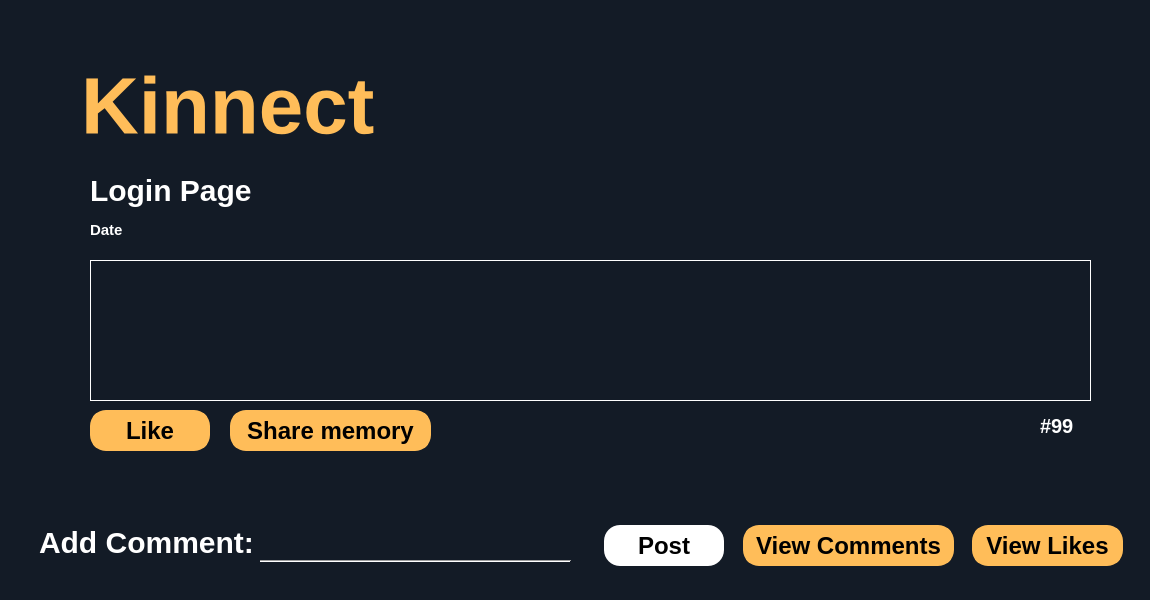
<?xml version="1.0" encoding="UTF-8"?>
<ui version="4.0">
 <class>PostView</class>
 <widget class="QDialog" name="PostView">
  <property name="geometry">
   <rect>
    <x>0</x>
    <y>0</y>
    <width>1150</width>
    <height>600</height>
   </rect>
  </property>
  <property name="windowTitle">
   <string>Dialog</string>
  </property>
  <property name="styleSheet">
   <string notr="true">QDialog{
	background-color:#131B26;
}</string>
  </property>
  <widget class="QLabel" name="commentLabel">
   <property name="geometry">
    <rect>
     <x>39</x>
     <y>512</y>
     <width>251</width>
     <height>61</height>
    </rect>
   </property>
   <property name="styleSheet">
    <string notr="true">QLabel#commentLabel{
	color: #fff;
	font-size: 30px;
	font-weight: 600;
	font-family: 'Lato';
}</string>
   </property>
   <property name="text">
    <string>Add Comment:</string>
   </property>
  </widget>
  <widget class="QLineEdit" name="comment">
   <property name="geometry">
    <rect>
     <x>260</x>
     <y>527</y>
     <width>311</width>
     <height>31</height>
    </rect>
   </property>
   <property name="styleSheet">
    <string notr="true">QLineEdit{
	border:none;
	background-color:#131B26;
	color:white;
	font-size:20px;
}	</string>
   </property>
  </widget>
  <widget class="Line" name="line">
   <property name="geometry">
    <rect>
     <x>260</x>
     <y>560</y>
     <width>311</width>
     <height>3</height>
    </rect>
   </property>
   <property name="orientation">
    <enum>Qt::Horizontal</enum>
   </property>
  </widget>
  <widget class="QLabel" name="labelpara">
   <property name="geometry">
    <rect>
     <x>90</x>
     <y>160</y>
     <width>821</width>
     <height>61</height>
    </rect>
   </property>
   <property name="styleSheet">
    <string notr="true">QLabel#labelpara{
	color: #fff;
	font-size: 30px;
	font-weight: 600;
	font-family: 'Lato';
}</string>
   </property>
   <property name="text">
    <string>Login Page</string>
   </property>
  </widget>
  <widget class="QLabel" name="labelheading">
   <property name="geometry">
    <rect>
     <x>81</x>
     <y>50</y>
     <width>321</width>
     <height>111</height>
    </rect>
   </property>
   <property name="styleSheet">
    <string notr="true">QLabel#labelheading{
	color: #FFBD59;
	font-size: 80px;
	font-weight: 800;
	font-family: 'Lato';
}</string>
   </property>
   <property name="text">
    <string>Kinnect</string>
   </property>
  </widget>
  <widget class="QPushButton" name="postbtn">
   <property name="geometry">
    <rect>
     <x>604</x>
     <y>525</y>
     <width>120</width>
     <height>41</height>
    </rect>
   </property>
   <property name="styleSheet">
    <string notr="true">QPushButton#postbtn {
	background-color: #fff;
	border:2px solid gray;
	color: black;
	border-style: solid;
	border-color:fff;
	border-width: 0px;
	border-radius: 16px;
	font-family: &quot;Lato&quot;;
	font-weight: 700;
	font-size:24px;
}
QPushButton#postbtn:hover {
  background-color: #CECECE; /* slightly darker orange on hover */
  border-color:#CECECE;
}</string>
   </property>
   <property name="text">
    <string>Post</string>
   </property>
  </widget>
  <widget class="QLabel" name="date">
   <property name="geometry">
    <rect>
     <x>90</x>
     <y>214</y>
     <width>181</width>
     <height>31</height>
    </rect>
   </property>
   <property name="styleSheet">
    <string notr="true">QLabel#date{
	color: #fff;
	font-size: 15px;
	font-weight: 500;
	font-family: 'Lato';
}</string>
   </property>
   <property name="text">
    <string>Date</string>
   </property>
  </widget>
  <widget class="QTextEdit" name="textEdit">
   <property name="geometry">
    <rect>
     <x>90</x>
     <y>260</y>
     <width>1001</width>
     <height>141</height>
    </rect>
   </property>
   <property name="styleSheet">
    <string notr="true">QTextEdit{
	background-color:#131B26;
	color: #fff;
	font-size: 30px;
	font-weight: 600;
	font-family: 'Lato';
	border: 1px solid white;
}</string>
   </property>
   <property name="readOnly">
    <bool>true</bool>
   </property>
  </widget>
  <widget class="QLabel" name="postid">
   <property name="geometry">
    <rect>
     <x>1040</x>
     <y>410</y>
     <width>41</width>
     <height>31</height>
    </rect>
   </property>
   <property name="styleSheet">
    <string notr="true">QLabel#postid{
	color: #fff;
	font-size: 20px;
	font-weight: 500;
	font-family: 'Lato';
}</string>
   </property>
   <property name="text">
    <string>#99</string>
   </property>
  </widget>
  <widget class="QPushButton" name="likeBtn">
   <property name="geometry">
    <rect>
     <x>90</x>
     <y>410</y>
     <width>120</width>
     <height>41</height>
    </rect>
   </property>
   <property name="styleSheet">
    <string notr="true">QPushButton{
	background-color: #FFBD59;
	border:2px solid #FFBD59;
	color: black;
	border-style: solid;
	border-color:#FFBD59;
	border-width: 5px;
	border-radius: 16px;
	font-family: &quot;Lato&quot;;
	font-weight: 700;
	font-size:24px;
}
QPushButton:hover {
  background-color: #FF8D25; /* slightly darker orange on hover */
  border-color:#FF8D25;
}</string>
   </property>
   <property name="text">
    <string>Like</string>
   </property>
  </widget>
  <widget class="QPushButton" name="viewlikesBtn">
   <property name="geometry">
    <rect>
     <x>972</x>
     <y>525</y>
     <width>151</width>
     <height>41</height>
    </rect>
   </property>
   <property name="styleSheet">
    <string notr="true">QPushButton{
	background-color: #FFBD59;
	border:2px solid #FFBD59;
	color: black;
	border-style: solid;
	border-color:#FFBD59;
	border-width: 5px;
	border-radius: 16px;
	font-family: &quot;Lato&quot;;
	font-weight: 700;
	font-size:24px;
}
QPushButton:hover {
  background-color: #FF8D25; /* slightly darker orange on hover */
  border-color:#FF8D25;
}</string>
   </property>
   <property name="text">
    <string>View Likes</string>
   </property>
  </widget>
  <widget class="QPushButton" name="viewComments">
   <property name="geometry">
    <rect>
     <x>743</x>
     <y>525</y>
     <width>211</width>
     <height>41</height>
    </rect>
   </property>
   <property name="styleSheet">
    <string notr="true">QPushButton{
	background-color: #FFBD59;
	border:2px solid #FFBD59;
	color: black;
	border-style: solid;
	border-color:#FFBD59;
	border-width: 5px;
	border-radius: 16px;
	font-family: &quot;Lato&quot;;
	font-weight: 700;
	font-size:24px;
}
QPushButton:hover {
  background-color: #FF8D25; /* slightly darker orange on hover */
  border-color:#FF8D25;
}</string>
   </property>
   <property name="text">
    <string>View Comments</string>
   </property>
  </widget>
  <widget class="QPushButton" name="viewComments_2">
   <property name="geometry">
    <rect>
     <x>230</x>
     <y>410</y>
     <width>201</width>
     <height>41</height>
    </rect>
   </property>
   <property name="styleSheet">
    <string notr="true">QPushButton{
	background-color: #FFBD59;
	border:2px solid #FFBD59;
	color: black;
	border-style: solid;
	border-color:#FFBD59;
	border-width: 5px;
	border-radius: 16px;
	font-family: &quot;Lato&quot;;
	font-weight: 700;
	font-size:24px;
}
QPushButton:hover {
  background-color: #FF8D25; /* slightly darker orange on hover */
  border-color:#FF8D25;
}</string>
   </property>
   <property name="text">
    <string>Share memory</string>
   </property>
  </widget>
 </widget>
 <resources/>
 <connections/>
</ui>
